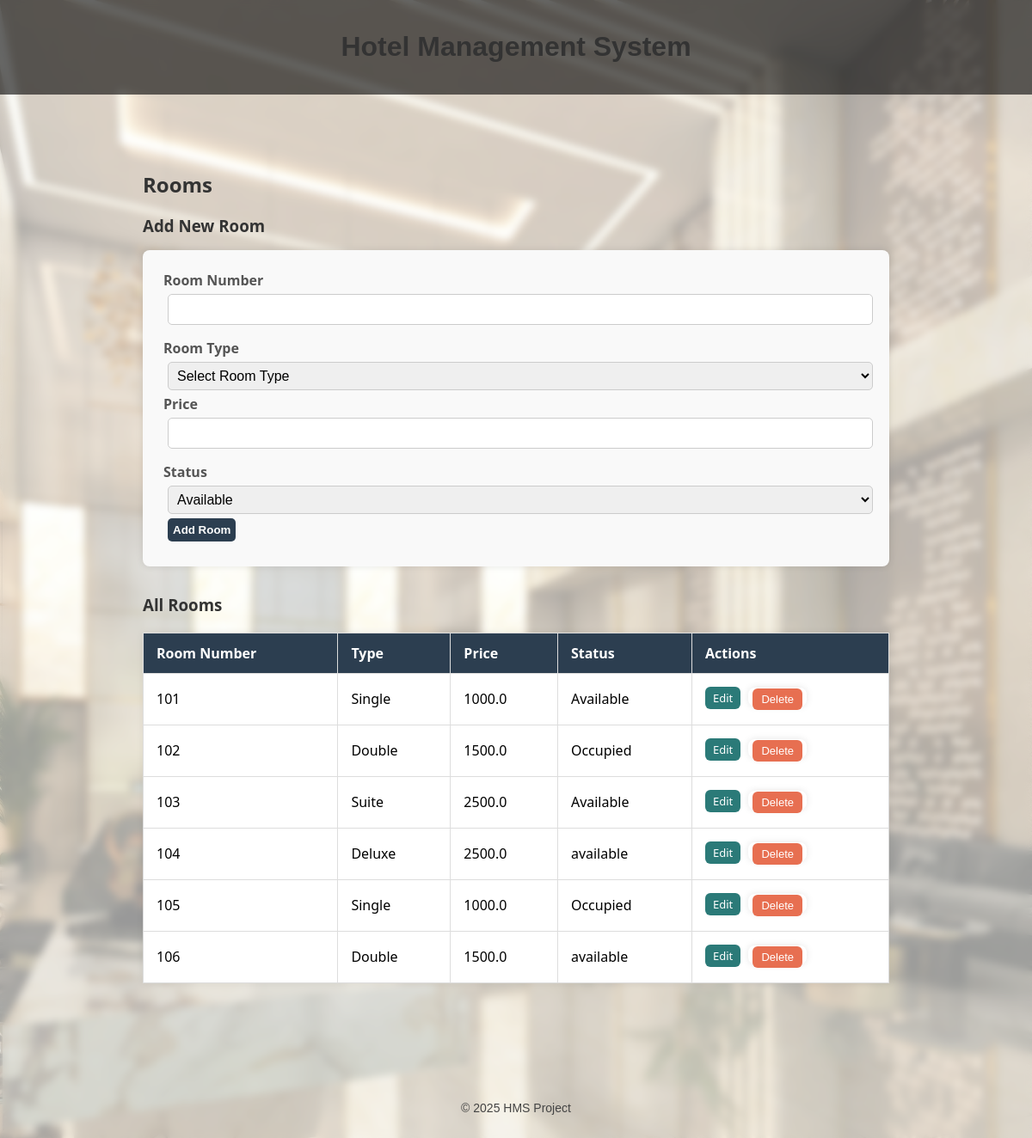
Before: /rooms with the older database file.
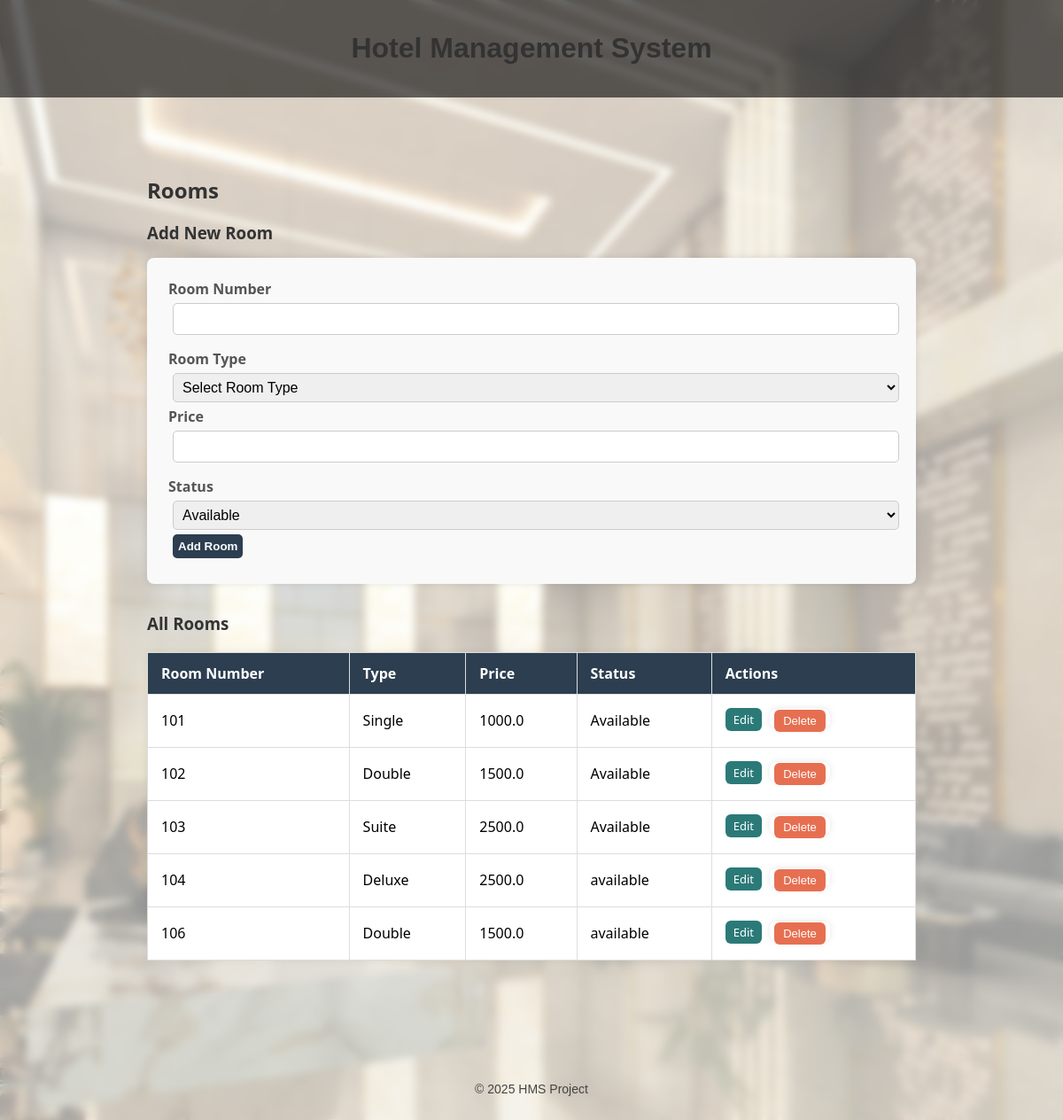
After: the same page with the newer database file.
### models.py (models this page shows)
class Room(db.Model):
    __tablename__ = 'room'
    id = db.Column(db.Integer, primary_key=True)
    room_no = db.Column(db.String(10), nullable=False)
    type = db.Column(db.String(50), nullable=False)
    price = db.Column(db.Float, nullable=False)
    status = db.Column(db.String(20))
    bookings = db.relationship("Booking", backref="room", cascade="all, delete-orphan")

### app.py (the view)
@app.route('/rooms')
def rooms():
    rooms = Room.query.all()
    return render_template('rooms.html', rooms=rooms)

### templates/rooms.html (shortened to what this page needs)
{% extends 'base.html' %}
{% block content %}
<div class="container">
  <h2>Rooms</h2>
  <h3>Add New Room</h3>
  <form method="POST" action="{{ url_for('add_room') }}">
    <label for="room_number">Room Number</label>
    <input type="text" id="room_number" name="room_number" required>
    <label for="room_type">Room Type</label>
    <select id="room_type" name="room_type" required>
      <option value="">Select Room Type</option>
    </select>
    <label for="price">Price</label>
    <input type="number" id="price" name="price" step="0.01" required>
    <label for="status">Status</label>
    <select id="status" name="status" required>
      <option value="available">Available</option>
    </select>
    <button type="submit">Add Room</button>
  </form>
  <h3>All Rooms</h3>
  <table>
    <thead>
      <tr><th>Room Number</th><th>Type</th><th>Price</th><th>Status</th><th>Actions</th></tr>
    </thead>
    <tbody>
      {% for room in rooms %}
      <tr>
        <td data-label="Room Number">{{ room.room_no }}</td>
        <td data-label="Type">{{ room.type }}</td>
        <td data-label="Price">{{ room.price }}</td>
        <td data-label="Status">{{ room.status }}</td>
        <td data-label="Actions" class="actions">
  <a href="{{ url_for('edit_room', id=room.id) }}" class="edit-btn">Edit</a>
  <form method="POST" action="{{ url_for('delete_room', id=room.id) }}" style="display:inline;" onsubmit="return confirm('Delete this room?');">
    <button type="submit" class="delete-btn">Delete</button>
  </form>
</td>
      </tr>
      {% endfor %}
    </tbody>
  </table>
</div>
{% endblock %}

Changed rows visible on the page:
removed Room: room_no "105", type "Single", price "1000.0", status "Occupied"
changed Room (number 2 of 5 on the later page): status "Occupied" → "Available"
